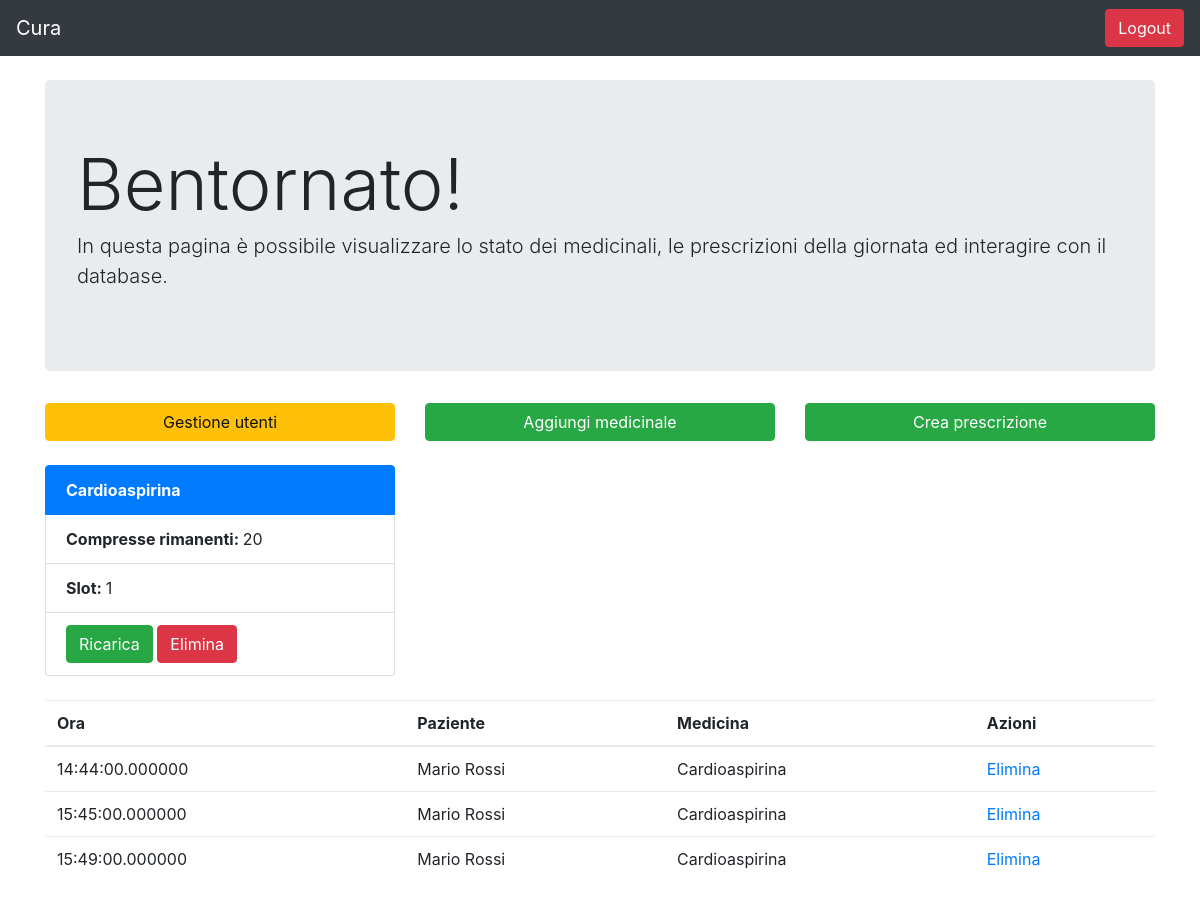
Page /dashboard (signed in) on the committed database.
### server.py (models this page shows, shortened)
class Medicina(db.Model):
    __tablename__ = 'medicina'
    mid = db.Column(db.Integer, primary_key=True)
    nome = db.Column(db.String, nullable=False)
    dimensione_scatola = db.Column(db.Integer, nullable=False)
    slot = db.Column(db.Integer)

class Prescrizione(db.Model):
    __tablename__ = 'prescrizione'
    pid = db.Column(db.Integer, primary_key=True)
    nonno_id = db.Column(db.Integer, db.ForeignKey('user.uid'), nullable=False)
    medicina_id = db.Column(db.Integer, db.ForeignKey('medicina.mid'), nullable=False)
    ora = db.Column(db.Time, nullable=False)

class User(db.Model):
    __tablename__ = 'user'
    uid = db.Column(db.Integer, primary_key=True)
    username = db.Column(db.String, unique=True, nullable=False)
    passwd = db.Column(db.LargeBinary, nullable=True)
    level = db.Column(db.Integer, nullable=False)

### server.py (the view)
@app.route("/dashboard", methods=['GET'])
def page_dashboard():
    if 'username' not in session or 'username' is None:
        return redirect(url_for('page_login'))
    else:
        medicine = Medicina.query.all()
        utente = find_user(session['username'])
        query1 = text(
            "SELECT * FROM prescrizione, medicina, user WHERE prescrizione.nonno_id = user.uid AND prescrizione.medicina_id=medicina.mid")
        prescrizioni = db.session.execute(query1).fetchall()
        return render_template("dashboard.htm", utente=utente, medicine=medicine, prescrizioni=prescrizioni)

### server.py (called while the page is built)
def find_user(username):
    return User.query.filter_by(username=username).first()

### templates/dashboard.htm (shortened to what this page needs)
{% extends "stampo.htm" %}
{% block content %}
<div class="jumbotron">
    <h1 class="display-3">Bentornato!</h1>
    <p class="lead">In questa pagina è possibile visualizzare lo stato dei medicinali, le prescrizioni della giornata ed interagire con il database.</p>
</div>
<div class="row">
    <div class="col-md-4">
        <a href="/utente_list" class="btn btn-warning btn-block">Gestione utenti</a>
    </div>
    <div class="col-md-4">
        <a href="/medicina_add" class="btn btn-success btn-block">Aggiungi medicinale</a>
    </div>
    <div class="col-md-4">
        <a href="/prescrizione_add" class="btn btn-success btn-block">Crea prescrizione</a>
    </div>
</div>
<br>
<div class="row">
    {% for medicina in medicine %}
    <div class="col-md-4">
        <ul class="list-group">
            <li class="list-group-item active"><strong>{{medicina.nome}}</strong></li>
            <li class="list-group-item"><strong>Compresse rimanenti: </strong>{{medicina.dimensione_scatola}}</li>
            <li class="list-group-item"><strong>Slot: </strong>{{medicina.slot}}</li>
            <li class="list-group-item"><a href="/medicina_ricarica/{{medicina.mid}}" class="btn btn-success">Ricarica</a> <a href="/medicina_del/{{medicina.mid}}" class="btn btn-danger">Elimina</a></li>
        </ul>
    </div>
    {% endfor %}
</div>
<br>
<table class="table table-hover">
    <thead>
    <tr>
        <th>Ora</th>
        <th>Paziente</th>
        <th>Medicina</th>
        <th>Azioni</th>
    </tr>
    </thead>
    {% for prescrizione in prescrizioni %}
    <tr>
        <td>{{prescrizione[3]}}</td>
        <td>{{prescrizione[9]}}</td>
        <td>{{prescrizione[5]}}</td>
        <td><a href="/prescrizione_del/{{prescrizione[0]}}">Elimina</a></td>
    </tr>
    {% endfor %}
</table>
{% endblock %}

### templates/stampo.htm (shortened to what this page needs)
<html>
    <head>
        <link rel="stylesheet" href="{{ url_for('static', filename='style.css') }}">
    </head>
    <body>
        {% include 'nav.htm' %}
        <br>
        <div class="container">
            {% block content %}{% endblock %}
        </div>
    </body>
</html>

### templates/nav.htm (shortened to what this page needs)
<nav class="navbar navbar-dark bg-dark navbar-static-top">
    <a class="navbar-brand" href="/dashboard">Cura</a>
    {% if utente %}
        <a href="/" class="btn btn-danger">Logout</a>
    {% endif %}
</nav>

### rows in the picture
Medicina: nome "Cardioaspirina", dimensione_scatola "20", slot "1"
Prescrizione: ora "14:44:00.000000", username "Mario Rossi", nome "Cardioaspirina"
Prescrizione: ora "15:45:00.000000", username "Mario Rossi", nome "Cardioaspirina"
Prescrizione: ora "15:49:00.000000", username "Mario Rossi", nome "Cardioaspirina"
